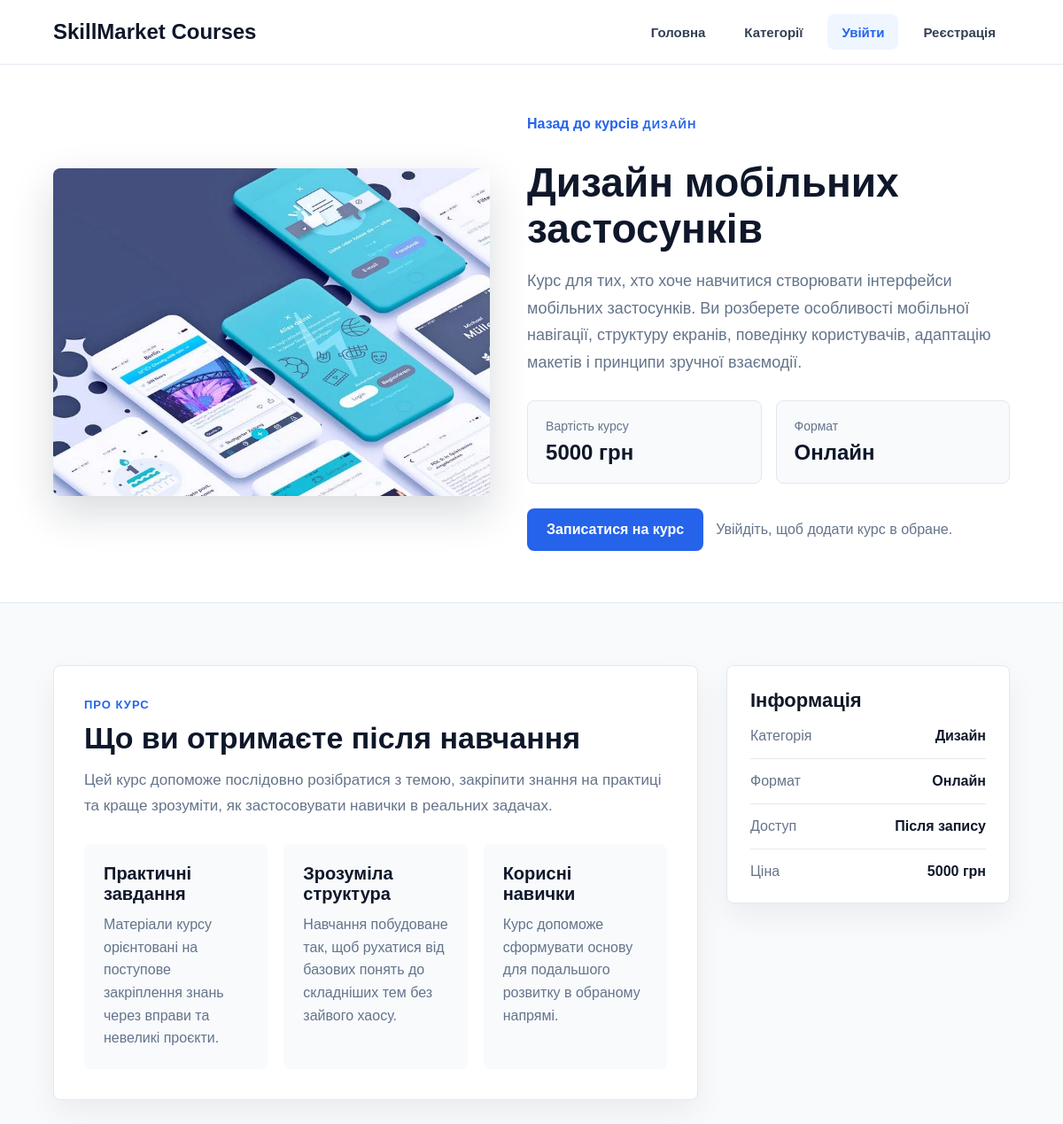
The app's page /shop/product/cena/ with its own data.
### shop/models.py (models this page shows, shortened)
class Product(models.Model):
    title = models.CharField(max_length=255)
    slug = models.SlugField(unique=True, blank=True)
    image = models.ImageField(upload_to='shop/products/',blank=True)
    thumbnail = models.ImageField(upload_to='shop/products/thumbnails/',blank=True)
    uploaded_at = models.DateTimeField(auto_now_add=True)
    price = models.IntegerField()
    category = models.ForeignKey(Category, on_delete=models.CASCADE)
    about = models.TextField()
    likes = ManyToManyField(User, related_name='likes', blank=True)

class Category(models.Model):
    title = models.CharField(max_length=255)
    description = models.TextField(blank=True, default='')
    slug = models.SlugField(unique=True, blank=True)
    image = models.ImageField(upload_to='shop/categories/',blank=True)
    thumbnail = models.ImageField(upload_to='shop/categories/thumbnails/',blank=True)
    uploaded_at = models.DateTimeField(auto_now_add=True)

### shop/views.py (the view)
# urls.py: path('product/<slug:slug>/',views.product_view,name='product_view'),
def product_view(request, slug=None):
    product = get_object_or_404(Product, slug=slug)
    context = {'product': product}
    return render(request, 'shop/product.html', context)

### templates/shop/product.html (shortened to what this page needs)
{% load static %}
<!DOCTYPE html>
<html lang="uk">
<head>
    <link rel="stylesheet" href="{% static 'shop/css/base.css' %}?v=1">
    <link rel="stylesheet" href="{% static 'shop/css/navbar.css' %}?v=1">
    <link rel="stylesheet" href="{% static 'shop/css/product.css' %}?v=1">
</head>
<body>
{% include 'includes/shop_navbar.html' %}
<main class="product-page">
    <section class="product-hero">
        <div class="product-media">
            {% if product.image %}
                <img src="{{ product.image.url }}" alt="{{ product.title }}">
            {% else %}
                <div class="product-placeholder">
                    <span>{{ product.title|first }}</span>
                </div>
            {% endif %}
        </div>
        <div class="product-summary">
            <a href="{% url 'category_view' product.category.slug %}" class="back-link">
                Назад до курсів
            </a>
            <span class="shop-label">{{ product.category.title }}</span>
            <h1>{{ product.title }}</h1>
            <p>{{ product.about }}</p>
            <div class="product-panel">
                <div>
                    <span>Вартість курсу</span>
                    <strong>{{ product.price }} грн</strong>
                </div>
                <div>
                    <span>Формат</span>
                    <strong>Онлайн</strong>
                </div>
            </div>
            <div class="product-actions">
                <a href="{% url 'cart:cart_add' product.id %}" class="primary-action">Записатися на курс</a>
                {% if user.is_authenticated %}
                    <a href="{% url 'toggle_like' product.slug %}" class="secondary-action">
                        {% if user in product.likes.all %}
                            Прибрати з обраного
                        {% else %}
                            Додати в обране
                        {% endif %}
                    </a>
                {% else %}
                    <span class="login-note">Увійдіть, щоб додати курс в обране.</span>
                {% endif %}
            </div>
        </div>
    </section>
    <section class="product-details">
        <div class="details-main">
            <span class="shop-label">Про курс</span>
            <h2>Що ви отримаєте після навчання</h2>
            <p>
                Цей курс допоможе послідовно розібратися з темою, закріпити знання
                на практиці та краще зрозуміти, як застосовувати навички в реальних задачах.
            </p>
            <div class="details-grid">
                <div>
                    <h3>Практичні завдання</h3>
                    <p>Матеріали курсу орієнтовані на поступове закріплення знань через вправи та невеликі проєкти.</p>
                </div>
                <div>
                    <h3>Зрозуміла структура</h3>
                    <p>Навчання побудоване так, щоб рухатися від базових понять до складніших тем без зайвого хаосу.</p>
                </div>
                <div>
                    <h3>Корисні навички</h3>
                    <p>Курс допоможе сформувати основу для подальшого розвитку в обраному напрямі.</p>
                </div>
            </div>
        </div>
        <aside class="details-sidebar">
            <h3>Інформація</h3>
            <ul>
                <li><span>Категорія</span><strong>{{ product.category.title }}</strong></li>
                <li><span>Формат</span><strong>Онлайн</strong></li>
                <li><span>Доступ</span><strong>Після запису</strong></li>
                <li><span>Ціна</span><strong>{{ product.price }} грн</strong></li>
            </ul>
        </aside>
    </section>
</main>
</body>
</html>

### static/shop/css/base.css (style rules this page uses)
* { box-sizing: border-box; }
html { scroll-behavior: smooth; }
body { margin: 0; font-family: Arial, sans-serif; background: #f5f7fb; color: #111827; }
.shop-label { display: inline-block; color: #2563eb; font-size: 13px; font-weight: 700; letter-spacing: 1px; text-transform: uppercase; }
.primary-action, .secondary-action, .category-link { min-height: 48px; padding: 0 22px; border-radius: 8px; display: inline-flex; align-items: center; justify-content: center; font-weight: 700; text-decoration: none; }
.primary-action, .category-link { background: #2563eb; color: #ffffff; }
.back-link { display: inline-flex; margin-bottom: 22px; color: #2563eb; font-weight: 700; text-decoration: none; }

### static/shop/css/product.css (style rules this page uses)
.product-page { min-height: 100vh; background: #f8fafc; }
.product-hero { padding: 58px 60px; display: grid; grid-template-columns: minmax(360px, 0.95fr) minmax(0, 1.05fr); gap: 42px; align-items: center; background: #ffffff; border-bottom: 1px solid #e2e8f0; }
.product-media img, .product-placeholder { width: 100%; aspect-ratio: 16 / 12; border-radius: 8px; object-fit: cover; box-shadow: 0 18px 48px rgba(15, 23, 42, 0.16); }
.product-summary h1 { margin: 10px 0 18px; color: #0f172a; font-size: 46px; line-height: 1.12; }
.product-summary > p { margin: 0; color: #64748b; font-size: 18px; line-height: 1.7; }
.product-panel { margin: 28px 0; display: grid; grid-template-columns: repeat(2, minmax(0, 1fr)); gap: 16px; }
.product-panel div { padding: 20px; border: 1px solid #e2e8f0; border-radius: 8px; background: #f8fafc; }
.product-panel span { display: block; margin-bottom: 8px; color: #64748b; font-size: 14px; }
.product-panel strong { color: #0f172a; font-size: 24px; }
.product-actions { display: flex; align-items: center; flex-wrap: wrap; gap: 14px; }
.login-note { color: #64748b; line-height: 1.5; }
.product-details { padding: 70px 60px; display: grid; grid-template-columns: minmax(0, 1fr) 320px; gap: 32px; align-items: start; }
.details-main, .details-sidebar { background: #ffffff; border: 1px solid #e2e8f0; border-radius: 8px; box-shadow: 0 14px 34px rgba(15, 23, 42, 0.06); }
.details-main { padding: 34px; }
.details-main h2 { margin: 10px 0 14px; color: #0f172a; font-size: 34px; }
.details-main > p { margin: 0 0 28px; color: #64748b; font-size: 17px; line-height: 1.7; }
.details-grid { display: grid; grid-template-columns: repeat(3, minmax(0, 1fr)); gap: 18px; }
.details-grid div { padding: 22px; border-radius: 8px; background: #f8fafc; }
.details-grid h3 { margin: 0 0 10px; color: #0f172a; font-size: 20px; }
.details-grid p { margin: 0; color: #64748b; line-height: 1.6; }
.details-sidebar { padding: 26px; }
.details-sidebar h3 { margin: 0 0 18px; font-size: 22px; }
.details-sidebar ul { margin: 0; padding: 0; list-style: none; display: grid; gap: 16px; }
.details-sidebar li { display: flex; justify-content: space-between; gap: 16px; padding-bottom: 16px; border-bottom: 1px solid #e2e8f0; }
.details-sidebar li:last-child { padding-bottom: 0; border-bottom: 0; }
.details-sidebar span { color: #64748b; }
.details-sidebar strong { color: #0f172a; text-align: right; }

### records on screen
Product: image (picture), category "ДИЗАЙН", title "Дизайн мобільних застосунків", about "Курс для тих, хто хоче навчитися створювати інтерфейси мобільних застосунків. Ви розберете особливості мобільної навігації, структуру екранів, поведінку користувачів, адаптацію макетів і принципи зручної взаємодії.", price "5000", category "Дизайн"
